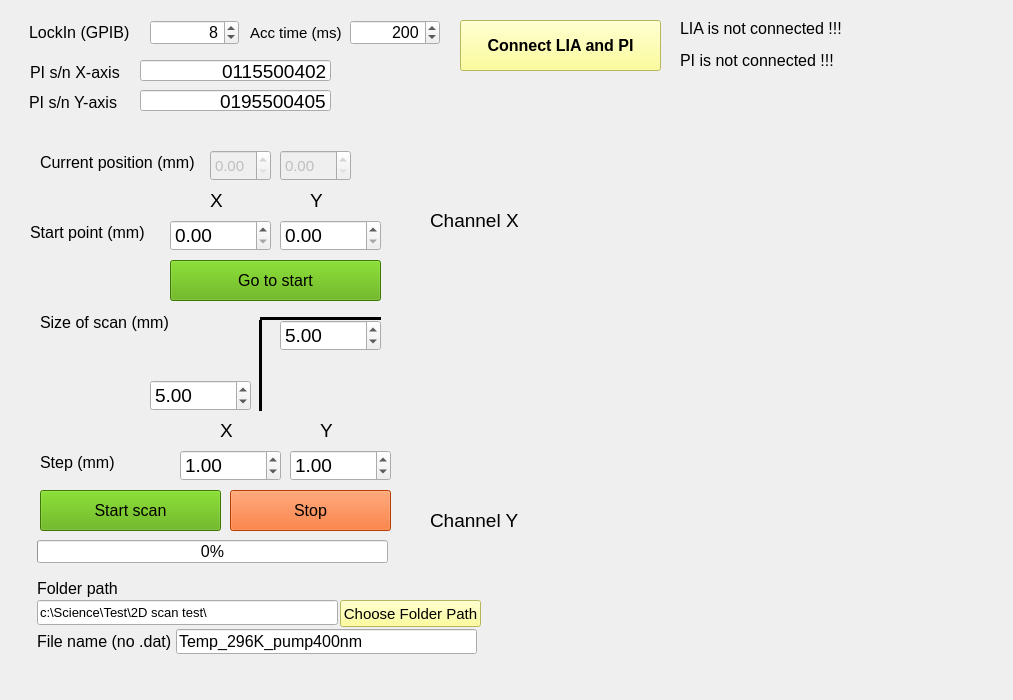
<?xml version="1.0" encoding="UTF-8"?>
<ui version="4.0">
 <class>Form</class>
 <widget class="QWidget" name="Form">
  <property name="geometry">
   <rect>
    <x>0</x>
    <y>0</y>
    <width>1013</width>
    <height>700</height>
   </rect>
  </property>
  <property name="windowTitle">
   <string>Form</string>
  </property>
  <widget class="QDoubleSpinBox" name="Xstep_doubleSpinBox">
   <property name="geometry">
    <rect>
     <x>180</x>
     <y>450</y>
     <width>101</width>
     <height>31</height>
    </rect>
   </property>
   <property name="font">
    <font>
     <pointsize>14</pointsize>
    </font>
   </property>
   <property name="singleStep">
    <double>0.100000000000000</double>
   </property>
   <property name="value">
    <double>1.000000000000000</double>
   </property>
  </widget>
  <widget class="QProgressBar" name="progressBar">
   <property name="geometry">
    <rect>
     <x>37</x>
     <y>540</y>
     <width>351</width>
     <height>23</height>
    </rect>
   </property>
   <property name="font">
    <font>
     <pointsize>12</pointsize>
    </font>
   </property>
   <property name="value">
    <number>0</number>
   </property>
  </widget>
  <widget class="QPushButton" name="Go2StartButton">
   <property name="geometry">
    <rect>
     <x>170</x>
     <y>260</y>
     <width>211</width>
     <height>41</height>
    </rect>
   </property>
   <property name="font">
    <font>
     <pointsize>12</pointsize>
    </font>
   </property>
   <property name="contextMenuPolicy">
    <enum>Qt::DefaultContextMenu</enum>
   </property>
   <property name="styleSheet">
    <string notr="true">background-color: rgb(85, 170, 0);</string>
   </property>
   <property name="text">
    <string>Go to start</string>
   </property>
  </widget>
  <widget class="QLabel" name="labelStartPoint">
   <property name="geometry">
    <rect>
     <x>30</x>
     <y>220</y>
     <width>131</width>
     <height>25</height>
    </rect>
   </property>
   <property name="font">
    <font>
     <pointsize>12</pointsize>
    </font>
   </property>
   <property name="text">
    <string>Start point (mm)</string>
   </property>
  </widget>
  <widget class="QDoubleSpinBox" name="Ystart_doubleSpinBox">
   <property name="geometry">
    <rect>
     <x>280</x>
     <y>220</y>
     <width>101</width>
     <height>31</height>
    </rect>
   </property>
   <property name="font">
    <font>
     <pointsize>14</pointsize>
    </font>
   </property>
  </widget>
  <widget class="QLabel" name="labelPI_Y">
   <property name="geometry">
    <rect>
     <x>29</x>
     <y>90</y>
     <width>115</width>
     <height>25</height>
    </rect>
   </property>
   <property name="font">
    <font>
     <pointsize>12</pointsize>
    </font>
   </property>
   <property name="text">
    <string>PI s/n Y-axis</string>
   </property>
  </widget>
  <widget class="QLabel" name="labelStartPoint_3">
   <property name="geometry">
    <rect>
     <x>40</x>
     <y>450</y>
     <width>131</width>
     <height>25</height>
    </rect>
   </property>
   <property name="font">
    <font>
     <pointsize>12</pointsize>
    </font>
   </property>
   <property name="text">
    <string>Step (mm)</string>
   </property>
  </widget>
  <widget class="QDoubleSpinBox" name="Ylength_doubleSpinBox">
   <property name="geometry">
    <rect>
     <x>150</x>
     <y>380</y>
     <width>101</width>
     <height>31</height>
    </rect>
   </property>
   <property name="font">
    <font>
     <pointsize>14</pointsize>
    </font>
   </property>
   <property name="singleStep">
    <double>0.100000000000000</double>
   </property>
   <property name="value">
    <double>5.000000000000000</double>
   </property>
  </widget>
  <widget class="QSpinBox" name="Lockin_GPIB_spinBox">
   <property name="geometry">
    <rect>
     <x>150</x>
     <y>20</y>
     <width>89</width>
     <height>25</height>
    </rect>
   </property>
   <property name="font">
    <font>
     <pointsize>12</pointsize>
    </font>
   </property>
   <property name="alignment">
    <set>Qt::AlignRight|Qt::AlignTrailing|Qt::AlignVCenter</set>
   </property>
   <property name="value">
    <number>8</number>
   </property>
  </widget>
  <widget class="QDoubleSpinBox" name="Xposition_doubleSpinBox">
   <property name="enabled">
    <bool>false</bool>
   </property>
   <property name="geometry">
    <rect>
     <x>210</x>
     <y>150</y>
     <width>61</width>
     <height>31</height>
    </rect>
   </property>
   <property name="font">
    <font>
     <pointsize>11</pointsize>
    </font>
   </property>
  </widget>
  <widget class="QDoubleSpinBox" name="Ystep_doubleSpinBox">
   <property name="geometry">
    <rect>
     <x>290</x>
     <y>450</y>
     <width>101</width>
     <height>31</height>
    </rect>
   </property>
   <property name="font">
    <font>
     <pointsize>14</pointsize>
    </font>
   </property>
   <property name="singleStep">
    <double>0.100000000000000</double>
   </property>
   <property name="value">
    <double>1.000000000000000</double>
   </property>
  </widget>
  <widget class="QLineEdit" name="FileName">
   <property name="geometry">
    <rect>
     <x>176</x>
     <y>629</y>
     <width>301</width>
     <height>25</height>
    </rect>
   </property>
   <property name="font">
    <font>
     <pointsize>12</pointsize>
    </font>
   </property>
   <property name="text">
    <string>Temp_296K_pump400nm</string>
   </property>
  </widget>
  <widget class="QLabel" name="label_2">
   <property name="geometry">
    <rect>
     <x>310</x>
     <y>190</y>
     <width>47</width>
     <height>21</height>
    </rect>
   </property>
   <property name="font">
    <font>
     <pointsize>14</pointsize>
    </font>
   </property>
   <property name="text">
    <string>Y</string>
   </property>
  </widget>
  <widget class="QLabel" name="labelExpTime">
   <property name="geometry">
    <rect>
     <x>250</x>
     <y>20</y>
     <width>101</width>
     <height>25</height>
    </rect>
   </property>
   <property name="font">
    <font>
     <pointsize>11</pointsize>
    </font>
   </property>
   <property name="text">
    <string>Acc time (ms)</string>
   </property>
  </widget>
  <widget class="Line" name="line">
   <property name="geometry">
    <rect>
     <x>250</x>
     <y>320</y>
     <width>20</width>
     <height>91</height>
    </rect>
   </property>
   <property name="frameShadow">
    <enum>QFrame::Plain</enum>
   </property>
   <property name="lineWidth">
    <number>3</number>
   </property>
   <property name="orientation">
    <enum>Qt::Vertical</enum>
   </property>
  </widget>
  <widget class="QLabel" name="labelStartPoint_2">
   <property name="geometry">
    <rect>
     <x>40</x>
     <y>310</y>
     <width>161</width>
     <height>25</height>
    </rect>
   </property>
   <property name="font">
    <font>
     <pointsize>12</pointsize>
    </font>
   </property>
   <property name="text">
    <string>Size of scan (mm)</string>
   </property>
  </widget>
  <widget class="QLabel" name="liaStatuslabel">
   <property name="geometry">
    <rect>
     <x>680</x>
     <y>20</y>
     <width>241</width>
     <height>16</height>
    </rect>
   </property>
   <property name="font">
    <font>
     <pointsize>12</pointsize>
    </font>
   </property>
   <property name="text">
    <string>LIA is not connected !!!</string>
   </property>
  </widget>
  <widget class="QLabel" name="labelLockIn">
   <property name="geometry">
    <rect>
     <x>29</x>
     <y>20</y>
     <width>115</width>
     <height>25</height>
    </rect>
   </property>
   <property name="font">
    <font>
     <pointsize>12</pointsize>
    </font>
   </property>
   <property name="text">
    <string>LockIn (GPIB)</string>
   </property>
  </widget>
  <widget class="QLineEdit" name="folder_edit">
   <property name="geometry">
    <rect>
     <x>37</x>
     <y>600</y>
     <width>301</width>
     <height>25</height>
    </rect>
   </property>
   <property name="font">
    <font>
     <pointsize>10</pointsize>
    </font>
   </property>
   <property name="text">
    <string>c:\Science\Test\2D scan test\</string>
   </property>
   <property name="readOnly">
    <bool>true</bool>
   </property>
  </widget>
  <widget class="QPushButton" name="StartButton">
   <property name="geometry">
    <rect>
     <x>40</x>
     <y>490</y>
     <width>181</width>
     <height>41</height>
    </rect>
   </property>
   <property name="font">
    <font>
     <pointsize>12</pointsize>
    </font>
   </property>
   <property name="contextMenuPolicy">
    <enum>Qt::DefaultContextMenu</enum>
   </property>
   <property name="styleSheet">
    <string notr="true">background-color: rgb(85, 170, 0);</string>
   </property>
   <property name="text">
    <string>Start scan</string>
   </property>
  </widget>
  <widget class="QDoubleSpinBox" name="Xlength_doubleSpinBox">
   <property name="geometry">
    <rect>
     <x>280</x>
     <y>320</y>
     <width>101</width>
     <height>31</height>
    </rect>
   </property>
   <property name="font">
    <font>
     <pointsize>14</pointsize>
    </font>
   </property>
   <property name="value">
    <double>5.000000000000000</double>
   </property>
  </widget>
  <widget class="QLabel" name="labelCurrentPosition">
   <property name="geometry">
    <rect>
     <x>40</x>
     <y>150</y>
     <width>161</width>
     <height>25</height>
    </rect>
   </property>
   <property name="font">
    <font>
     <pointsize>12</pointsize>
    </font>
   </property>
   <property name="text">
    <string>Current position (mm)</string>
   </property>
  </widget>
  <widget class="QLabel" name="PIStatuslabel">
   <property name="geometry">
    <rect>
     <x>680</x>
     <y>50</y>
     <width>241</width>
     <height>21</height>
    </rect>
   </property>
   <property name="font">
    <font>
     <pointsize>12</pointsize>
    </font>
   </property>
   <property name="text">
    <string>PI is not connected !!!</string>
   </property>
  </widget>
  <widget class="QLabel" name="label_4">
   <property name="geometry">
    <rect>
     <x>220</x>
     <y>420</y>
     <width>47</width>
     <height>21</height>
    </rect>
   </property>
   <property name="font">
    <font>
     <pointsize>14</pointsize>
    </font>
   </property>
   <property name="text">
    <string>X</string>
   </property>
  </widget>
  <widget class="QDoubleSpinBox" name="Yposition_doubleSpinBox">
   <property name="enabled">
    <bool>false</bool>
   </property>
   <property name="geometry">
    <rect>
     <x>280</x>
     <y>150</y>
     <width>71</width>
     <height>31</height>
    </rect>
   </property>
   <property name="font">
    <font>
     <pointsize>11</pointsize>
    </font>
   </property>
  </widget>
  <widget class="ImageView" name="Image_view_X" native="true">
   <property name="geometry">
    <rect>
     <x>530</x>
     <y>90</y>
     <width>461</width>
     <height>291</height>
    </rect>
   </property>
  </widget>
  <widget class="QSpinBox" name="AccTime_spinBox">
   <property name="geometry">
    <rect>
     <x>350</x>
     <y>20</y>
     <width>90</width>
     <height>25</height>
    </rect>
   </property>
   <property name="font">
    <font>
     <pointsize>12</pointsize>
    </font>
   </property>
   <property name="layoutDirection">
    <enum>Qt::LeftToRight</enum>
   </property>
   <property name="alignment">
    <set>Qt::AlignRight|Qt::AlignTrailing|Qt::AlignVCenter</set>
   </property>
   <property name="maximum">
    <number>3600000</number>
   </property>
   <property name="value">
    <number>200</number>
   </property>
  </widget>
  <widget class="QLabel" name="labelDirectory">
   <property name="geometry">
    <rect>
     <x>37</x>
     <y>579</y>
     <width>80</width>
     <height>19</height>
    </rect>
   </property>
   <property name="font">
    <font>
     <pointsize>12</pointsize>
    </font>
   </property>
   <property name="text">
    <string>Folder path</string>
   </property>
  </widget>
  <widget class="QPushButton" name="StopButton">
   <property name="geometry">
    <rect>
     <x>230</x>
     <y>490</y>
     <width>161</width>
     <height>41</height>
    </rect>
   </property>
   <property name="font">
    <font>
     <pointsize>12</pointsize>
    </font>
   </property>
   <property name="styleSheet">
    <string notr="true">background-color: rgb(255, 85, 0);</string>
   </property>
   <property name="text">
    <string>Stop</string>
   </property>
  </widget>
  <widget class="QDoubleSpinBox" name="Xstart_doubleSpinBox">
   <property name="geometry">
    <rect>
     <x>170</x>
     <y>220</y>
     <width>101</width>
     <height>31</height>
    </rect>
   </property>
   <property name="font">
    <font>
     <pointsize>14</pointsize>
    </font>
   </property>
  </widget>
  <widget class="QLabel" name="labelFilename">
   <property name="geometry">
    <rect>
     <x>37</x>
     <y>632</y>
     <width>141</width>
     <height>19</height>
    </rect>
   </property>
   <property name="font">
    <font>
     <pointsize>12</pointsize>
    </font>
   </property>
   <property name="text">
    <string>File name (no .dat)</string>
   </property>
  </widget>
  <widget class="QLabel" name="label">
   <property name="geometry">
    <rect>
     <x>210</x>
     <y>190</y>
     <width>47</width>
     <height>21</height>
    </rect>
   </property>
   <property name="font">
    <font>
     <pointsize>14</pointsize>
    </font>
   </property>
   <property name="text">
    <string>X</string>
   </property>
  </widget>
  <widget class="QPushButton" name="connectLIAandPIbutton">
   <property name="geometry">
    <rect>
     <x>460</x>
     <y>20</y>
     <width>201</width>
     <height>51</height>
    </rect>
   </property>
   <property name="font">
    <font>
     <pointsize>12</pointsize>
     <weight>75</weight>
     <bold>true</bold>
    </font>
   </property>
   <property name="styleSheet">
    <string notr="true">background-color: rgb(255, 255, 127);</string>
   </property>
   <property name="text">
    <string>Connect LIA and PI</string>
   </property>
  </widget>
  <widget class="QPushButton" name="folderButton">
   <property name="geometry">
    <rect>
     <x>340</x>
     <y>600</y>
     <width>141</width>
     <height>27</height>
    </rect>
   </property>
   <property name="font">
    <font>
     <pointsize>11</pointsize>
    </font>
   </property>
   <property name="styleSheet">
    <string notr="true">background-color: rgb(255, 255, 127);</string>
   </property>
   <property name="text">
    <string>Choose Folder Path</string>
   </property>
  </widget>
  <widget class="Line" name="line_2">
   <property name="geometry">
    <rect>
     <x>260</x>
     <y>310</y>
     <width>121</width>
     <height>16</height>
    </rect>
   </property>
   <property name="frameShadow">
    <enum>QFrame::Plain</enum>
   </property>
   <property name="lineWidth">
    <number>3</number>
   </property>
   <property name="orientation">
    <enum>Qt::Horizontal</enum>
   </property>
  </widget>
  <widget class="QLabel" name="label_3">
   <property name="geometry">
    <rect>
     <x>320</x>
     <y>420</y>
     <width>47</width>
     <height>21</height>
    </rect>
   </property>
   <property name="font">
    <font>
     <pointsize>14</pointsize>
    </font>
   </property>
   <property name="text">
    <string>Y</string>
   </property>
  </widget>
  <widget class="QLabel" name="labelPI_X">
   <property name="geometry">
    <rect>
     <x>30</x>
     <y>60</y>
     <width>115</width>
     <height>25</height>
    </rect>
   </property>
   <property name="font">
    <font>
     <pointsize>12</pointsize>
    </font>
   </property>
   <property name="text">
    <string>PI s/n X-axis</string>
   </property>
  </widget>
  <widget class="QLineEdit" name="PI_X_sn_lineEdit">
   <property name="geometry">
    <rect>
     <x>140</x>
     <y>60</y>
     <width>191</width>
     <height>21</height>
    </rect>
   </property>
   <property name="font">
    <font>
     <pointsize>14</pointsize>
    </font>
   </property>
   <property name="text">
    <string>0115500402</string>
   </property>
   <property name="alignment">
    <set>Qt::AlignRight|Qt::AlignTrailing|Qt::AlignVCenter</set>
   </property>
  </widget>
  <widget class="QLineEdit" name="PI_Y_sn_lineEdit">
   <property name="geometry">
    <rect>
     <x>140</x>
     <y>90</y>
     <width>191</width>
     <height>21</height>
    </rect>
   </property>
   <property name="font">
    <font>
     <pointsize>14</pointsize>
    </font>
   </property>
   <property name="text">
    <string>0195500405</string>
   </property>
   <property name="alignment">
    <set>Qt::AlignRight|Qt::AlignTrailing|Qt::AlignVCenter</set>
   </property>
  </widget>
  <widget class="ImageView" name="Image_view_Y" native="true">
   <property name="geometry">
    <rect>
     <x>530</x>
     <y>390</y>
     <width>461</width>
     <height>291</height>
    </rect>
   </property>
  </widget>
  <widget class="QLabel" name="label_5">
   <property name="geometry">
    <rect>
     <x>430</x>
     <y>210</y>
     <width>91</width>
     <height>21</height>
    </rect>
   </property>
   <property name="font">
    <font>
     <pointsize>14</pointsize>
    </font>
   </property>
   <property name="text">
    <string>Channel X</string>
   </property>
  </widget>
  <widget class="QLabel" name="label_6">
   <property name="geometry">
    <rect>
     <x>430</x>
     <y>510</y>
     <width>91</width>
     <height>21</height>
    </rect>
   </property>
   <property name="font">
    <font>
     <pointsize>14</pointsize>
    </font>
   </property>
   <property name="text">
    <string>Channel Y</string>
   </property>
  </widget>
 </widget>
 <customwidgets>
  <customwidget>
   <class>ImageView</class>
   <extends>QWidget</extends>
   <header>pyqtgraph</header>
   <container>1</container>
  </customwidget>
 </customwidgets>
 <resources/>
 <connections/>
</ui>
